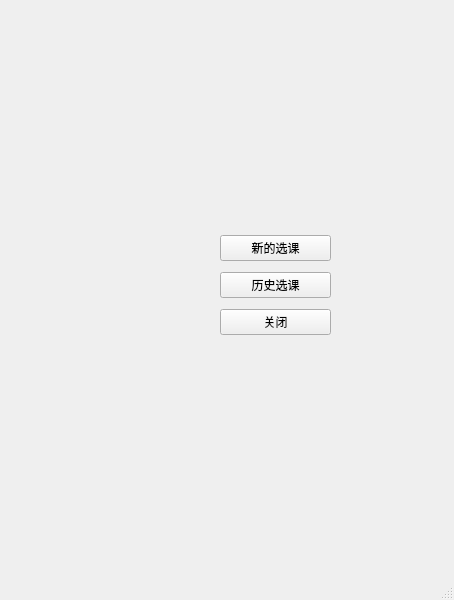
<?xml version="1.0" encoding="UTF-8"?>
<ui version="4.0">
 <class>MainWindow</class>
 <widget class="QMainWindow" name="MainWindow">
  <property name="geometry">
   <rect>
    <x>0</x>
    <y>0</y>
    <width>454</width>
    <height>600</height>
   </rect>
  </property>
  <property name="windowTitle">
   <string>MainWindow</string>
  </property>
  <widget class="QWidget" name="centralwidget">
   <widget class="QWidget" name="verticalLayoutWidget">
    <property name="geometry">
     <rect>
      <x>220</x>
      <y>230</y>
      <width>111</width>
      <height>111</height>
     </rect>
    </property>
    <layout class="QVBoxLayout" name="verticalLayout">
     <item>
      <widget class="QPushButton" name="newChoosingButton">
       <property name="text">
        <string>新的选课</string>
       </property>
      </widget>
     </item>
     <item>
      <widget class="QPushButton" name="h_choosingButton">
       <property name="text">
        <string>历史选课</string>
       </property>
      </widget>
     </item>
     <item>
      <widget class="QPushButton" name="closeButton">
       <property name="text">
        <string>关闭</string>
       </property>
      </widget>
     </item>
    </layout>
   </widget>
  </widget>
  <widget class="QMenuBar" name="menubar">
   <property name="geometry">
    <rect>
     <x>0</x>
     <y>0</y>
     <width>454</width>
     <height>21</height>
    </rect>
   </property>
  </widget>
  <widget class="QStatusBar" name="statusbar"/>
 </widget>
 <resources/>
 <connections/>
</ui>
